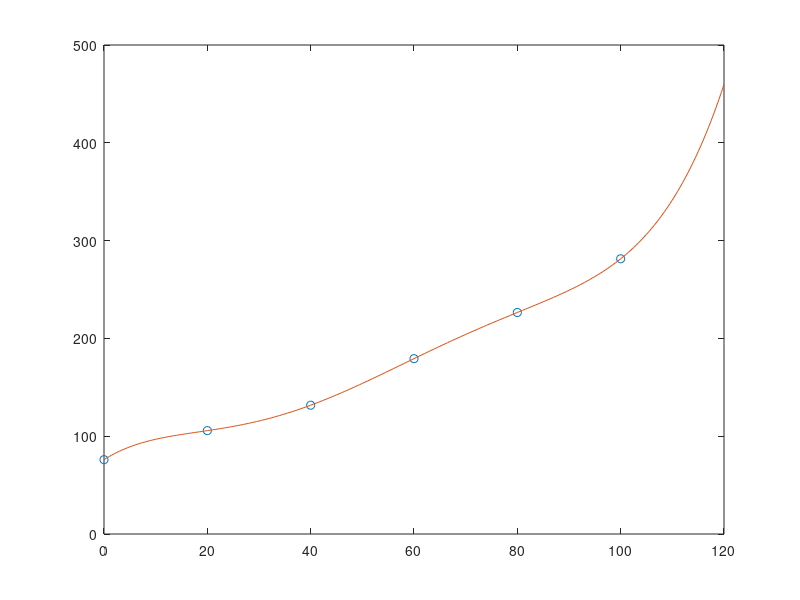

The MATLAB script that drew this image:
year=[0:20:100]';
pop=[76.0,105.7,131.7,179.3,226.5,281.4]';
plot(year,pop,'o');
v=vander(year);
c=v\pop;
x=[0:.5:120];
hold on;
plot(x,polyval(c,x));
polyval(c,120)
hold off;
